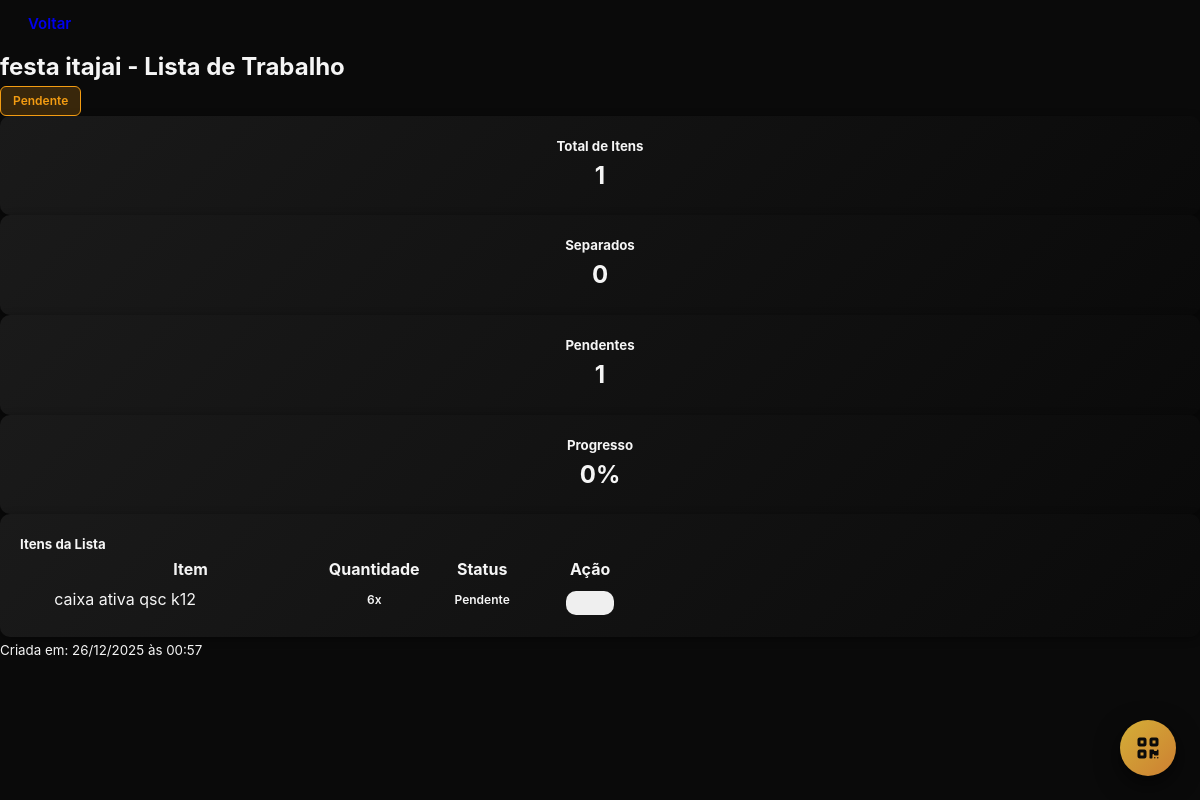
The app's page /work-list/1 (signed in) with its own data.
### models/work_list.py (models this page shows)
class WorkList(db.Model):
    __tablename__ = 'work_lists'
    id = db.Column(db.Integer, primary_key=True)
    separation_list_id = db.Column(db.Integer, nullable=True)  # Referência simples
    tour_id = db.Column(db.Integer, nullable=True)
    name = db.Column(db.String(200), nullable=False)
    description = db.Column(db.Text)
    status = db.Column(db.String(20), default='pending')
    company_id = db.Column(db.Integer, nullable=False)
    created_by = db.Column(db.Integer, nullable=False)
    created_at = db.Column(db.DateTime, default=datetime.utcnow)
    assigned_to = db.Column(db.Integer, nullable=True)
    completed_at = db.Column(db.DateTime)
    items = db.relationship('WorkListItem', backref='work_list', lazy='dynamic')
    @property
    def total_items(self):
        return self.items.count()
    @property
    def separated_items(self):
        return self.items.filter_by(separated=True).count()
    @property
    def progress_percentage(self):
        if self.total_items == 0:
            return 0
        return int((self.separated_items / self.total_items) * 100)
    @property
    def progress(self):
        return self.progress_percentage
    @property
    def status_label(self):
        labels = {
            'pending': 'Pendente',
            'in_progress': 'Em Andamento',
            'completed': 'Concluída'
        }
        return labels.get(self.status, self.status)
    @property
    def status_badge(self):
        classes = {
            'pending': 'badge-warning',
            'in_progress': 'badge-info',
            'completed': 'badge-success'
        }
        return classes.get(self.status, 'badge-secondary')

class WorkListItem(db.Model):
    __tablename__ = 'work_list_items'
    id = db.Column(db.Integer, primary_key=True)
    work_list_id = db.Column(db.Integer, db.ForeignKey('work_lists.id'), nullable=False)
    item_name = db.Column(db.String(200), nullable=False)
    quantity = db.Column(db.Integer, default=1)
    separated = db.Column(db.Boolean, default=False)
    separated_at = db.Column(db.DateTime)
    separated_by = db.Column(db.Integer, nullable=True)

### routes/work_list.py (the view)
@work_list_bp.route('/<int:id>')
@login_required
def detail(id):
    work_list = WorkList.query.get_or_404(id)
    if work_list.company_id != current_user.company_id:
        flash('Acesso negado', 'danger')
        return redirect(url_for('work_list.list_work_lists'))
    return render_template('work_list/detail.html', work_list=work_list)

### main.py (called while the page is built)
@login_manager.user_loader
def load_user(user_id):
    from models.user import User
    return User.query.get(int(user_id))

### templates/work_list/detail.html (shortened to what this page needs)
{% extends "base.html" %}
{% block content %}
<div class="container-fluid py-4">
    <div class="d-flex justify-content-between align-items-center mb-4">
        <div>
            <a href="{{ url_for('work_list.list_work_lists') }}" class="btn btn-outline-secondary btn-sm mb-2">
            </a>
            <h2 class="text-white mb-0">{{ work_list.name }}</h2>
            <span class="badge {{ work_list.status_badge }} mt-2">{{ work_list.status_label }}</span>
        </div>
    </div>
    <div class="row mb-4">
        <div class="col-md-3">
            <div class="card bg-dark border-secondary">
                <div class="card-body text-center">
                    <h5 class="text-muted mb-2">Total de Itens</h5>
                    <h2 class="text-white">{{ work_list.total_items }}</h2>
                </div>
            </div>
        </div>
        <div class="col-md-3">
            <div class="card bg-dark border-success">
                <div class="card-body text-center">
                    <h5 class="text-muted mb-2">Separados</h5>
                    <h2 class="text-success">{{ work_list.separated_items }}</h2>
                </div>
            </div>
        </div>
        <div class="col-md-3">
            <div class="card bg-dark border-warning">
                <div class="card-body text-center">
                    <h5 class="text-muted mb-2">Pendentes</h5>
                    <h2 class="text-warning">{{ work_list.total_items - work_list.separated_items }}</h2>
                </div>
            </div>
        </div>
        <div class="col-md-3">
            <div class="card bg-dark border-info">
                <div class="card-body text-center">
                    <h5 class="text-muted mb-2">Progresso</h5>
                    <h2 class="text-info">{{ work_list.progress }}%</h2>
                </div>
            </div>
        </div>
    </div>
    <div class="card bg-dark border-secondary">
        <div class="card-header bg-transparent border-secondary">
            <h5 class="text-white mb-0">
                 Itens da Lista
            </h5>
        </div>
        <div class="card-body p-0">
            <div class="table-responsive">
                <table class="table table-dark table-hover mb-0">
                    <thead>
                        <tr>
                            <th style="width: 5%"></th>
                            <th>Item</th>
                            <th style="width: 15%" class="text-center">Quantidade</th>
                            <th style="width: 20%" class="text-center">Status</th>
                            <th style="width: 15%" class="text-center">Ação</th>
                        </tr>
                    </thead>
                    <tbody>
                        {% for item in work_list.items %}
                        <tr class="{% if item.separated %}table-success{% endif %}">
                            <td class="text-center">
                            </td>
                            <td>
                                <span class="{% if item.separated %}text-decoration-line-through text-muted{% else %}text-white{% endif %}">
                                    {{ item.item_name }}
                                </span>
                            </td>
                            <td class="text-center">
                                <span class="badge bg-secondary">{{ item.quantity }}x</span>
                            </td>
                            <td class="text-center">
                                {% if item.separated %}
                                <span class="badge bg-success">
                                    <i class="bi bi-check-circle"></i> Separado
                                </span>
                                {% else %}
                                <span class="badge bg-warning text-dark">
                                     Pendente
                                </span>
                                {% endif %}
                            </td>
                            <td class="text-center">
                                {% if work_list.status != 'completed' %}
                                <form method="POST" action="{{ url_for('work_list.mark_separated', id=work_list.id, item_id=item.id) }}" style="display: inline;">
                                    {% if item.separated %}
                                    <button type="submit" class="btn btn-sm btn-outline-warning" title="Desmarcar">
                                        <i class="bi bi-x-circle"></i>
                                    </button>
                                    {% else %}
                                    <button type="submit" class="btn btn-sm btn-outline-success" title="Marcar como separado">
                                    </button>
                                    {% endif %}
                                </form>
                                {% else %}
                                <span class="text-muted">-</span>
                                {% endif %}
                            </td>
                        </tr>
                        {% endfor %}
                    </tbody>
                </table>
            </div>
        </div>
    </div>
    <div class="mt-4 text-muted">
        <small>
             Criada em: {{ work_list.created_at.strftime('%d/%m/%Y às %H:%M') }}
        </small>
    </div>
</div>
{% endblock %}

### templates/base.html (style rules this page uses)
* { margin: 0; padding: 0; box-sizing: border-box; }
:root { --black-deep: #0a0a0a; --gray-darkest: #1a1a1a; --gray-dark: #2a2a2a; --gray-medium: #3a3a3a; --gray-light: #505050; --gray-lighter: #707070; --white-soft: #f5f5f5; --white-muted: #e0e0e0; --gold: #d4af37; --bronze: #cd7f32; --gold-dark: #b8941f; --success: #2ecc71; --warning: #f39c12; --danger: #e74c3c; --info: #3498db; --spacing-xs: 4px; --spacing-sm: 8px; --spacing-md: 16px; --spacing-lg: 24px; --spacing-xl: 32px; --radius-sm: 6px; --radius-md: 10px; --radius-lg: 14px; --shadow-sm: 0 2px 8px rgba(0, 0, 0, 0.4); --shadow-md: 0 4px 16px rgba(0, 0, 0, 0.5); --shadow-lg: 0 8px 24px rgba(0, 0, 0, 0.6); --bottom-nav-height: 70px; --header-height: 60px; --max-width: 1200px; }
body { font-family: -apple-system, BlinkMacSystemFont, 'Segoe UI', 'Roboto', 'Helvetica', 'Arial', sans-serif; background: var(--black-deep); color: var(--white-soft); line-height: 1.6; -webkit-font-smoothing: antialiased; -moz-osx-font-smoothing: grayscale; }
.btn { display: inline-flex; align-items: center; justify-content: center; gap: var(--spacing-xs); padding: 12px 24px; border: none; border-radius: var(--radius-md); font-size: 15px; font-weight: 600; cursor: pointer; transition: all 0.3s ease; text-decoration: none; white-space: nowrap; }
.card { background: linear-gradient(135deg, var(--gray-darkest) 0%, var(--black-deep) 100%); border-radius: var(--radius-md); padding: var(--spacing-md); box-shadow: var(--shadow-sm); transition: all 0.3s ease; }
.badge { display: inline-block; padding: 4px 12px; border-radius: var(--radius-sm); font-size: 12px; font-weight: 600; white-space: nowrap; }
.badge-warning { background: rgba(243, 156, 18, 0.2); color: var(--warning); border: 1px solid var(--warning); }
@media (min-width: 1024px) { :root { --spacing-md: 20px; --spacing-lg: 32px; --spacing-xl: 48px; } }
.text-center { text-align: center; }
.d-flex { display: flex; }

### records on screen
WorkList: name "festa itajai - Lista de Trabalho", status_label "Pendente", created_at "26/12/2025 às 00:57"
WorkListItem: item_name "caixa ativa qsc k12", quantity "6", separated "Pendente"

### other values on screen
{{ work_list.total_items }} "1"
{{ work_list.separated_items }} "0"
{{ work_list.total_items - work_list.separated_items }} "1"
{{ work_list.progress }} "0"
